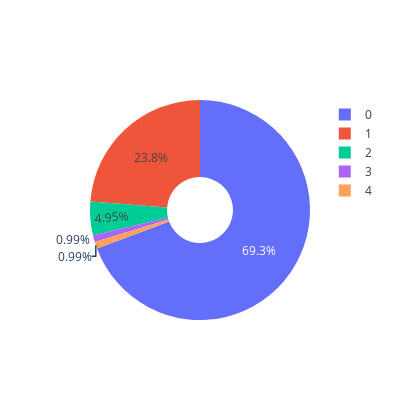

Source (notebook cell):
### Markdown cell above
## PieChart of the categorization of the expected dividend

### Code cell
df = pd.read_csv('../Dataset/scaledData.csv')
fig = go.Figure(data=[go.Pie( values=df.value_counts('discretized FADY'), hole=.3)])
fig.update_layout( width=400, height=400)
fig.show()

### Figure 1 — Plotly figure (JSON) as saved in the notebook; plotly's stock layout.template omitted (floating-point values rounded to 4 significant figures)
{"data": [{"hole": 0.3, "type": "pie", "values": [70, 24, 5, 1, 1]}], "layout": {"height": 400, "width": 400}}
